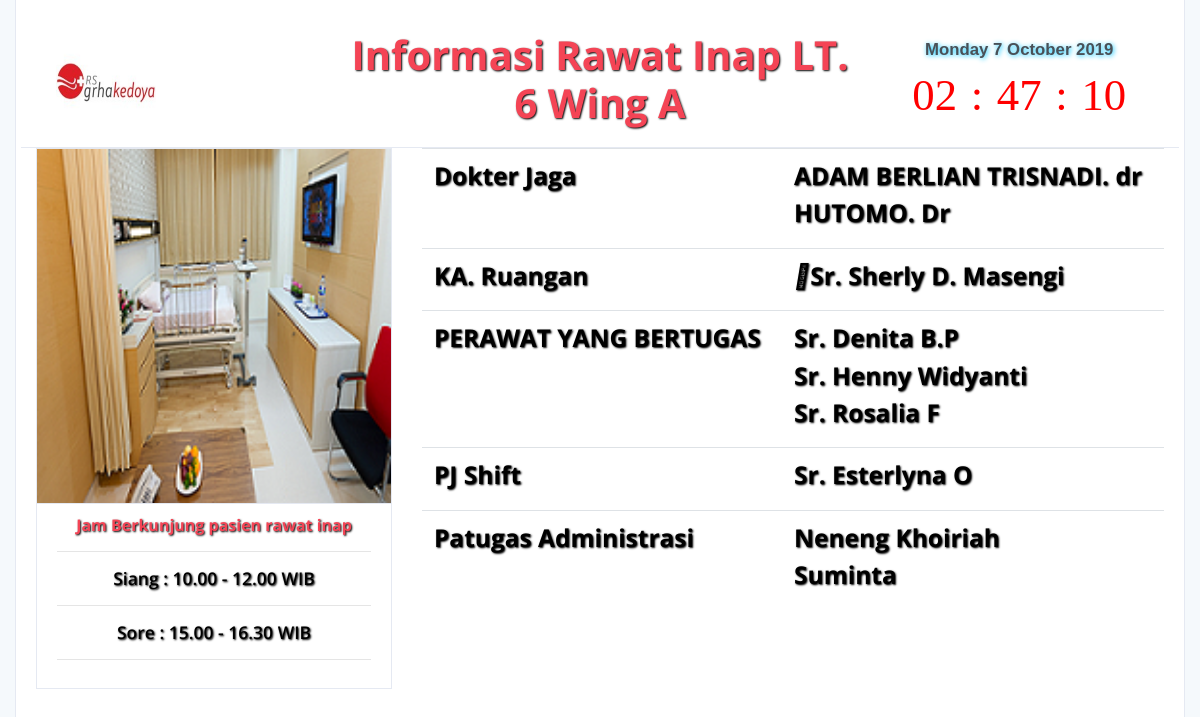
The page /display/enama on the database its author committed.
### tables this page shows
CREATE TABLE `setting` (
  `id` int(11) NOT NULL,
  `name` varchar(225) NOT NULL,
  `image_icon` varchar(50) NOT NULL,
  `image_display` varchar(50) NOT NULL,
  `is_active` int(11) DEFAULT 0
);

CREATE TABLE `plasma` (
  `id` int(11) NOT NULL,
  `name` varchar(225) NOT NULL,
  `title` varchar(225) NOT NULL,
  `url` varchar(50) NOT NULL,
  `is_doctor_of_dutty` int(11) NOT NULL,
  `is_specialist_doctor` int(11) NOT NULL,
  `is_nurse` int(11) NOT NULL,
  `is_pic_nurse` int(11) NOT NULL,
  `is_administration` int(1) NOT NULL DEFAULT 1,
  `is_image_slide` int(11) NOT NULL,
  `is_active` int(11) NOT NULL,
  `type_id` int(11) NOT NULL
);

CREATE TABLE `image_slide` (
  `id` int(11) NOT NULL,
  `name` varchar(225) NOT NULL,
  `description` varchar(255) NOT NULL,
  `plasma_id` int(11) NOT NULL
);

CREATE TABLE `visit_time` (
  `id` int(11) NOT NULL,
  `noon` varchar(25) NOT NULL,
  `afternoon` varchar(25) NOT NULL DEFAULT '00.00',
  `plasma_id` int(11) NOT NULL
);

CREATE TABLE `doctor_of_dutty` (
  `id` int(11) NOT NULL,
  `doctor_id` int(1) NOT NULL,
  `plasma_id` int(11) NOT NULL
);

CREATE TABLE `doctor` (
  `id` int(11) NOT NULL,
  `name` varchar(225) NOT NULL,
  `is_doctor_specialist` int(11) NOT NULL DEFAULT 0,
  `is_doctor_of_duty` int(11) NOT NULL DEFAULT 0
);

CREATE TABLE `nurse_spv` (
  `id` int(11) NOT NULL,
  `nurse_id` int(11) NOT NULL,
  `plasma_id` int(11) NOT NULL
);

CREATE TABLE `nurse` (
  `id` int(11) NOT NULL,
  `name` varchar(225) NOT NULL
);

CREATE TABLE `nurse_of_dutty` (
  `id` int(11) NOT NULL,
  `plasma_id` int(11) NOT NULL,
  `nurse_id` int(11) NOT NULL
);

CREATE TABLE `pic_nurse` (
  `id` int(11) NOT NULL,
  `nurse_id` int(11) NOT NULL,
  `plasma_id` int(11) NOT NULL
);

### application/views/display/ranap.php (the view, shortened to what the rows shown need)
<div class="card">
    <div class="card-body">
        <div class="row mt-5">
            <nav class="navbar col-12">
                <div class="col-sm-3 text-left">
                    <img src="<?= base_url('assets/images/uploads/') . $setting->image_display; ?>" alt="" style="width:100px;height:100px">
                </div>
                <div class="col-sm-6 text-center">
                    <h1 class="text-danger">
                        <?= $display[0]->title; ?>
                    </h1>
                </div>
            </nav>
        </div>
        <div>
            <div class="row">
                <div class="col-sm-4">
                    <div class="card mb-3">
                        <div id="carouselExampleIndicators" class="carousel slide" data-ride="carousel">
                            <div class="carousel-inner">
                                <?php
                                $i = 1;
                                foreach ($images as $img) {
                                    $item_class = ($i == 1) ? 'active' : '';
                                    ?>
                                    <div class="carousel-item <?= $item_class; ?> ">
                                        <img class="d-block w-100" src="<?= base_url('assets/images/uploads/') . $img->pic_name; ?>" alt="First slide">
                                    </div>
                                <?php
                                    $i++;
                                } ?>
                            </div>
                        </div>
                        <div class="card-footer">
                            <h2 class="card-title text-center text-danger">Jam Berkunjung pasien rawat inap</h2>
                            <hr />
                            <h4 class="text-center font-weight-bold">
                                Siang : <?= $visit_time->noon; ?> WIB</h4>
                            <hr />
                            <h4 class="text-center font-weight-bold">
                                Sore : <?= $visit_time->afternoon; ?> WIB</h4>
                            <hr>
                        </div>
                    </div>
                </div>
                <div class="col-sm-8">
                    <table class="table">
                        <tr>
                            <td class="align-top">
                                <h2>Dokter Jaga</h2>
                            </td>
                            <td>
                                <?php
                                function v_doctor($doctor_id)
                                {
                                    $ci = &get_instance();
                                    $data = $ci->db->query("SELECT name from doctor where id= '" . $doctor_id . "' ")->row();
                                    if ($data) {
                                        $v_doctor = $data->name;
                                    } else {
                                        $v_doctor = '-';
                                    }
                                    return $v_doctor;
                                }
                                foreach ($list_doctor_of_dutty as $dod) {
                                    ?>
                                    <li>
                                        <h2><?= v_doctor($dod->doctor_id); ?></h2>
                                    </li>
                                <?php
                                }
                                ?>
                            </td>
                        </tr>
                        <tr>
                            <td class="align-top">
                                <h2>KA. Ruangan</h2>
                            </td>
                            <td>
                                <?php
                                foreach ($list_nurse_spv as $nurse_spv) {
                                    ?>
                                    <li>
                                        <h2><i class="fas fa-arrow-circle-right"></i><?= v_nurse($nurse_spv->nurse_id); ?></h2>
                                    </li>
                                <?php
                                }
                                ?>
                            </td>
                        </tr>
                        <tr>
                            <td class="align-top">
                                <h2>PERAWAT YANG BERTUGAS</h2>
                            </td>
                            <td>
                                <?php
                                function v_nurse($nurse_id)
                                {
                                    $ci = &get_instance();
                                    $data = $ci->db->query("SELECT name from nurse where id= '" . $nurse_id . "' ")->row();
                                    if ($data) {
                                        $v_nurse = $data->name;
                                    } else {
                                        $v_nurse = '-';
                                    }
                                    return $v_nurse;
                                }
                                foreach ($list_nurse_of_dutty as $nod) {
                                    ?>
                                    <li>
                                        <h2><?= v_nurse($nod->nurse_id); ?></h2>
                                    </li>
                                <?php
                                }
                                ?>
                            </td>
                        </tr>
                        <tr>
                            <td class="align-top">
                                <h2>PJ Shift</h2>
                            </td>
                            <td>
                                <?php
                                function v_pic_nurse($pic_nurse_id)
                                {
                                    $ci = &get_instance();
                                    $data = $ci->db->query("SELECT name from nurse where id= '" . $pic_nurse_id . "' ")->row();
                                    if ($data) {
                                        $v_pic_nurse = $data->name;
                                    } else {
                                        $v_pic_nurse = '-';
                                    }
                                    return $v_pic_nurse;
                                }
                                foreach ($list_pic_nurse as $pic_nurse) {
                                    ?>
                                    <li>
                                        <h2><?= v_pic_nurse($pic_nurse->nurse_id); ?></h2>
                                    </li>
                                <?php
                                }
                                ?>
                            </td>
                        </tr>
                        <tr>
                            <td class="align-top">
                                <h2>Patugas Administrasi</h2>
                            </td>
                            <td>
                                <?php
                                foreach ($list_admin as $admin) {
                                    ?>
                                    <li>
                                        <h2><?= $admin->name; ?></h2>
                                    </li>
                                <?php
                                }
                                ?>
                            </td>
                        </tr>
                    </table>
                </div>
            </div>
        </div>
    </div>

### rows shown on the page
setting: image_display (picture)
plasma: title "Informasi Rawat Inap LT. 6 Wing A", image_slide.name (picture), visit_time.noon "10.00 - 12.00", visit_time.afternoon "15.00 - 16.30", administration.name "Neneng Khoiriah", administration.name "Suminta"
doctor_of_dutty: doctor.name "ADAM BERLIAN TRISNADI. dr"
doctor_of_dutty: doctor.name "HUTOMO. Dr"
nurse_spv: nurse.name "Sr. Sherly D. Masengi"
nurse_of_dutty: nurse.name "Sr. Denita B.P"
nurse_of_dutty: nurse.name "Sr. Henny Widyanti"
nurse_of_dutty: nurse.name "Sr. Rosalia F"
pic_nurse: nurse.name "Sr. Esterlyna O"
